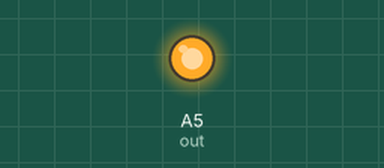
A sketch run on a simulated Arduino Uno, built with avr-gcc and run on an emulated ATmega328P. On the bench: output pins drawn as LEDs (lit = HIGH).

Above: at 1.0 s.
At 3.0 s:
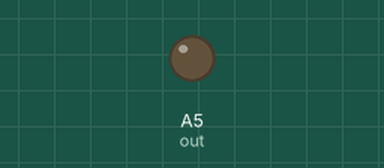
Timing chart, 0 to 5.2 s (numbered marks = the images above):
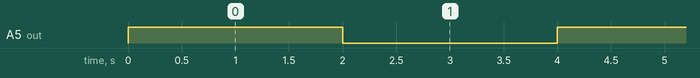

Measured:
- by itself, A5 (out): alternates HIGH for 2.0 s and LOW for 2.0 s

The sketch:

Aris.ino
```cpp
#define out A5

void setup() {
  Serial.begin(9600);
  pinMode(out,OUTPUT);
  // put your setup code here, to run once:

}

void loop() {

  digitalWrite(out, HIGH);
  delay(2000);
  digitalWrite(out, LOW);
   delay(2000);
  // put your main code here, to run repeatedly:

}
```
